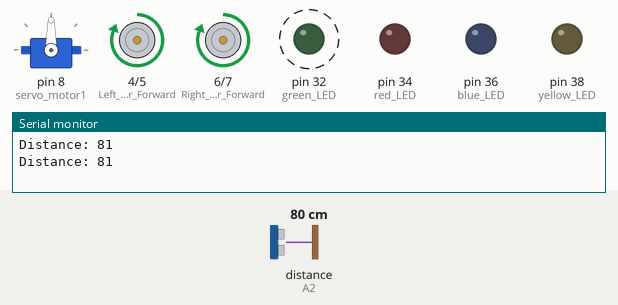
Recording of a sketch running on a simulated Arduino Mega 2560, built with avr-gcc and run on an emulated ATmega2560. On the bench: servo, motor-driver pin pairs drawn as motors (green arrow = first pin HIGH = forward, orange = second pin HIGH = backward, longer = more drive), output pins drawn as LEDs (lit = HIGH), the last lines printed to the serial monitor. Dashed ring = blinking. The inputs (shaded band) are chosen by the test bench; at power-on: distance to the obstacle (sensor on A2) 80 cm. The echo pulse lasts 58.3 µs per cm.

Above: at 1.8 s.
1.9 s: distance to the obstacle (sensor on A2) set to 50 cm
5.4 s: distance to the obstacle (sensor on A2) set to 42 cm
At 6.4 s:
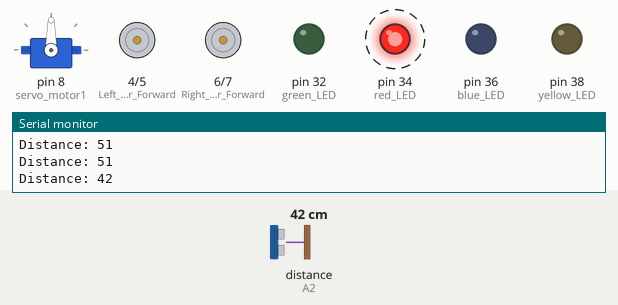
9.5 s: distance to the obstacle (sensor on A2) set to 120 cm
At 11.5 s:
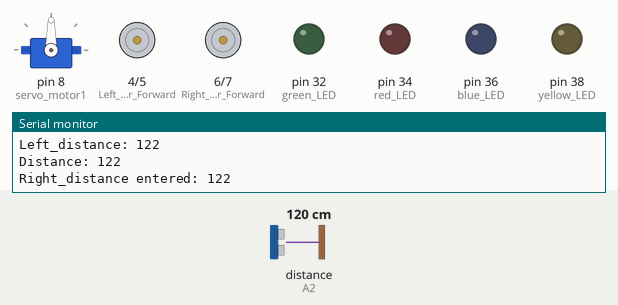
13.0 s: distance to the obstacle (sensor on A2) set to 2 cm
At 15.9 s:
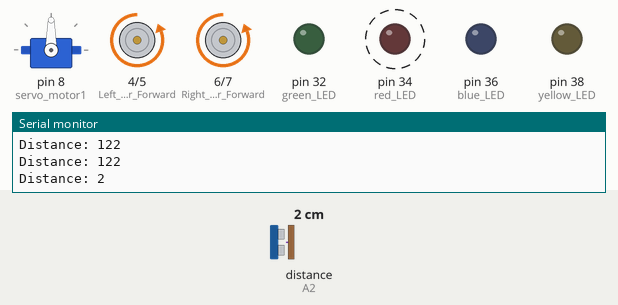
Timing chart, 0 to 18.1 s (numbered marks = the images above; inputs shaded):
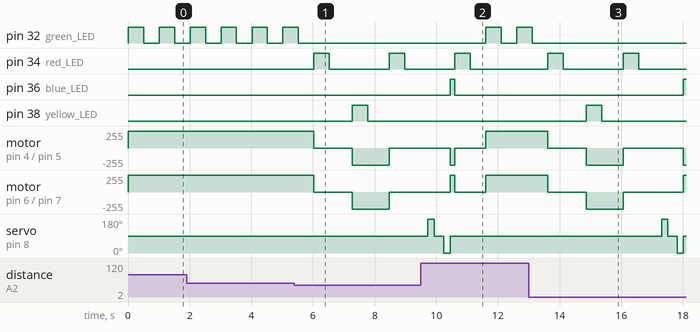

Measured:
- the behaviour switches between 45 and 44 cm on distance to the obstacle (sensor on A2) (found by bisection; images 0 and 1)
- after the input at 5.4 s, pin 32 (green_LED): goes on until 5.5 s, then stays LOW; pin 34 (red_LED): alternates HIGH for 0.50 s and LOW for 2.0 s, starting after 0.63 s
- after the input at 9.5 s, pin 32 (green_LED): LOW → HIGH after 2.1 s, → LOW 0.50 s later, → HIGH 0.51 s later; pin 34 (red_LED): goes on until 11.1 s, then stays LOW; pin 38 (yellow_LED): stays LOW (without the input it goes to HIGH after 3.3 s)
- after the input at 13.0 s, pin 32 (green_LED): goes on until 13.1 s, then stays LOW; pin 34 (red_LED): alternates HIGH for 0.50 s and LOW for 2.0 s, starting after 0.61 s
- by itself, pin 32 (green_LED): alternates HIGH for 0.50 s and LOW for 0.50 s

The sketch:

Sketch_with_sonar.ino
```cpp
#include <Servo.h>
#include <NewPing.h>

const int Left_Motor_Forward = 4;
const int Left_Motor_Backward = 5;
const int Right_Motor_Forward = 6;
const int Right_Motor_Backward = 7;

const int green_LED = 32;
const int red_LED = 34;
const int blue_LED = 36;
const int yellow_LED = 38;


#define Trigger A1
#define Echo A2

Servo servo_motor1;
Servo servo_motor2;
NewPing sonar(Trigger, Echo, 400);

int distance = 0;

void setup()
{
  Serial.begin(9600);

  pinMode(Left_Motor_Forward, OUTPUT);
  pinMode(Left_Motor_Backward, OUTPUT);
  pinMode(Right_Motor_Forward, OUTPUT);
  pinMode(Right_Motor_Backward, OUTPUT);

  pinMode(green_LED, OUTPUT);
  pinMode(red_LED, OUTPUT);
  pinMode(blue_LED, OUTPUT);
  pinMode(yellow_LED, OUTPUT);

  servo_motor1.attach(8);
//  servo_motor2.attach(9);

  servo_motor1.write(90);
}

void loop()
{
  distance = getDistance();

  int distance_Left = 0;
  int distance_Right = 0;

  if(distance <= 45)
  {
//    Serial.println("If statement entered");
    stopCar();
    delay(250);
    backward();
    delay(200);
    stopCar();
    delay(250);
    distance_Left = find_left_distance();
    delay(300);
    distance_Right = find_right_distance();
    if(distance_Right >= distance_Left)
    {
      turnRight();
      digitalWrite(blue_LED, HIGH);
      delay(150);
      digitalWrite(blue_LED, LOW);
      stopCar();
    }
    else
    {
      turnLeft();
      digitalWrite(blue_LED, HIGH);
      delay(150);
      digitalWrite(blue_LED, LOW);
      stopCar();
    }

  }

  else
  {
    forward();
  }
}

int getDistance()
{
  int temp_distance = sonar.ping_cm();
  if(temp_distance == 0)
  {

    temp_distance = 400;

  }
  Serial.print("Distance: ");
  Serial.println(temp_distance);
  return temp_distance;
}

int find_left_distance()
{

  servo_motor1.write(180);
  delay(100);
  int tempLeftDistance = getDistance();
  delay(100);
  servo_motor1.write(90);
  Serial.print("Left_distance: ");
  Serial.println(tempLeftDistance);
  return tempLeftDistance;
}

int find_right_distance()
{
  servo_motor1.write(0);
  delay(100);
  int tempRightDistance = getDistance();
  delay(100);
  servo_motor1.write(90);
  Serial.print("Right_distance entered: ");
  Serial.println(tempRightDistance);
  return tempRightDistance;
}

void blinkLED(const int pin)
{
  digitalWrite(pin, HIGH);
  delay(500);
  digitalWrite(pin, LOW);
  delay(500);
}

void forward()
{
  digitalWrite(Left_Motor_Forward, HIGH);
  digitalWrite(Left_Motor_Backward, LOW);
  digitalWrite(Right_Motor_Forward, HIGH);
  digitalWrite(Right_Motor_Backward, LOW);
  blinkLED(green_LED);
}

void backward()
{
  digitalWrite(Left_Motor_Forward, LOW);
  digitalWrite(Left_Motor_Backward, HIGH);
  digitalWrite(Right_Motor_Forward, LOW);
  digitalWrite(Right_Motor_Backward, HIGH);
  blinkLED(yellow_LED);
}

void turnLeft()
{
  digitalWrite(Left_Motor_Forward, HIGH);
  digitalWrite(Left_Motor_Backward, LOW);
  digitalWrite(Right_Motor_Forward, LOW);
  digitalWrite(Right_Motor_Backward, HIGH);
}

void turnRight()
{
  digitalWrite(Left_Motor_Forward, LOW);
  digitalWrite(Left_Motor_Backward, HIGH);
  digitalWrite(Right_Motor_Forward, HIGH);
  digitalWrite(Right_Motor_Backward, LOW);
}

void stopCar()
{
  digitalWrite(Left_Motor_Forward, LOW);
  digitalWrite(Left_Motor_Backward, LOW);
  digitalWrite(Right_Motor_Forward, LOW);
  digitalWrite(Right_Motor_Backward, LOW);
  blinkLED(red_LED);
}
```
